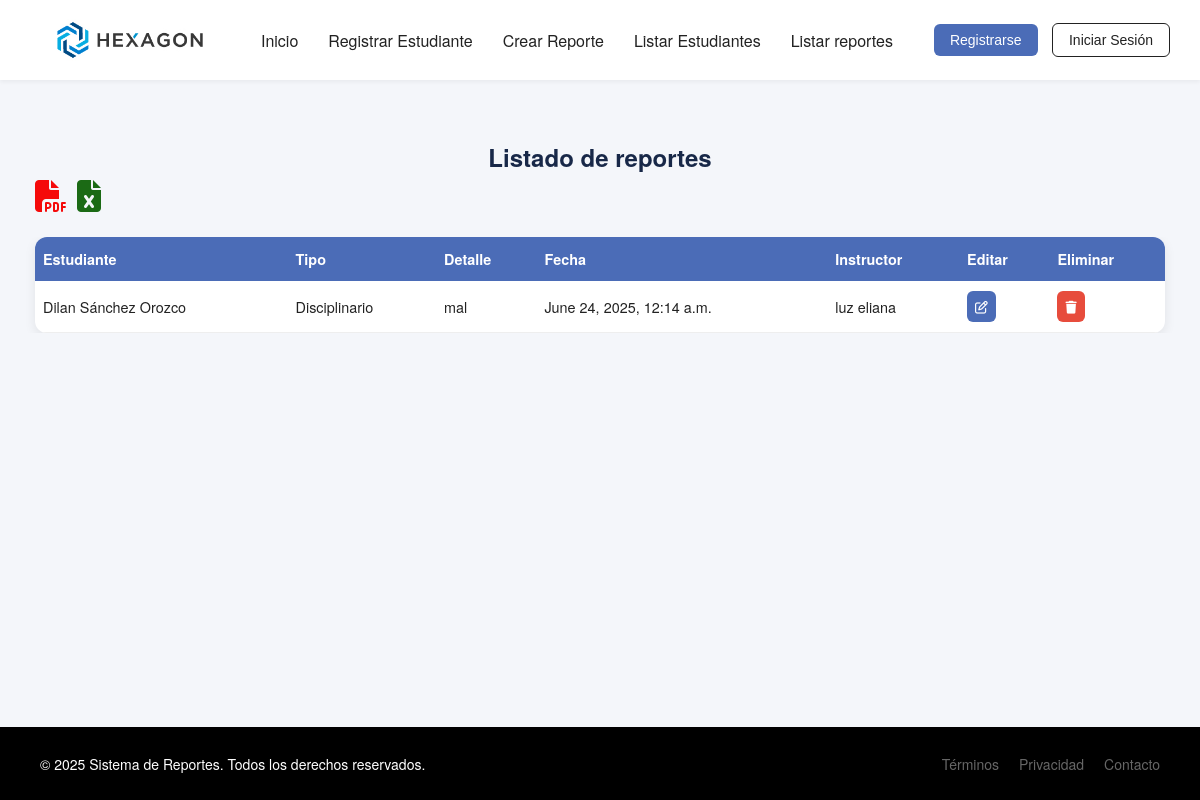
/listado_reportes/, run on the app's committed database.
### estudiantes/models.py (models this page shows, shortened)
class Reporte(models.Model):
    TIPO_REPORTE = [('Académico', 'Académico'), ('Disciplinario', 'Disciplinario')]
    estudiante = models.ForeignKey(Estudiante, on_delete=models.CASCADE)
    tipo = models.CharField(max_length=20, choices=TIPO_REPORTE)
    detalle = models.TextField()
    fecha = models.DateTimeField(auto_now_add=True)
    instructor = models.CharField(max_length=100)

class Estudiante(models.Model):
    TIPO_DOC = [('CC', 'Cédula'), ('TI', 'Tarjeta de Identidad')]
    nombre = models.CharField(max_length=100)
    apellido = models.CharField(max_length=100)
    tipo_documento = models.CharField(max_length=2, choices=TIPO_DOC)
    numero_documento = models.CharField(max_length=20)
    telefono = models.CharField(max_length=15)
    correo = models.EmailField()
    ficha = models.CharField(max_length=10)
    programa = models.CharField(max_length=100)
    horario = models.CharField(max_length=50)
    def __str__(self):
        return f"{self.nombre} {self.apellido}"

### estudiantes/views.py (the view)
# urls.py: path('listado_reportes/', views.listado_reportes, name='listado_reportes'),
def listado_reportes(request):
    reportes = Reporte.objects.all()
    return render(request, 'listado_reportes.html', {'reportes' : reportes})

### estudiantes/templates/listado_reportes.html
{% extends 'base.html' %}
{% block content %}
<h2>Listado de reportes</h2>
<div class="export-actions">
    <a href="{% url 'exportar_reportes_pdf' %}" class="btn btn-danger"><i class="fa-solid fa-file-pdf fa-2xl"
            style="color: #f50a0a;"></i></a>
    <a href="{% url 'exportar_reportes_excel' %}" class="btn btn-success"><i class="fa-solid fa-file-excel fa-2xl"
            style="color: #1b6a15;"></i></a>
</div>
<div class="table-container">
    <table class="responsive-table">
        <thead>
            <tr>
                <th>Estudiante</th>
                <th>Tipo</th>
                <th>Detalle</th>
                <th>Fecha</th>
                <th>Instructor</th>
                <th>Editar</th>
                <th>Eliminar</th>
            </tr>
        </thead>
        <tbody>
            {% for reporte in reportes %}
            <tr>
                <td>{{ reporte.estudiante }}</td>
                <td>{{ reporte.tipo }}</td>
                <td>{{ reporte.detalle }}</td>
                <td>{{ reporte.fecha }}</td>
                <td>{{ reporte.instructor }}</td>
                <td><a href="{% url 'editar_reporte' reporte.id %}" class="btn-editar"><i class="fa-regular fa-pen-to-square"></i></a></td>
                <td><a href="{% url 'eliminar_reporte' reporte.id %}" class="btn-d"><i class="fa-solid fa-trash"></i></a></td>
            </tr>
            {% endfor%}
        </tbody>
    </table>
</div>
{% endblock %}

### static/css/estilos.css (style rules this page uses)
* { margin: 0; padding: 0; box-sizing: border-box; }
:root { --color-primary: #4b6cb7; --color-secondary: #182848; --color-white: #ffffff; --color-black: #000000; --color-text: #222; --color-muted: #666; --color-background: #f4f6fa; --color-accent: #f8f9ff; --border-radius: 12px; --shadow-subtle: 0 1px 3px rgba(0, 0, 0, 0.05); --shadow-medium: 0 4px 12px rgba(0, 0, 0, 0.08); }
html, body { height: 100%; }
body { font-family: 'Helvetica Neue', Helvetica, Arial, sans-serif; background-color: var(--color-background); color: var(--color-text); display: flex; flex-direction: column; min-height: 100vh; }
.table-container { width: 100%; max-width: 1200px; margin: 30px auto; padding: 0 15px; overflow-x: auto; }
.responsive-table { width: 100%; min-width: 800px; border-collapse: collapse; background-color: var(--color-white); box-shadow: var(--shadow-medium); border-radius: var(--border-radius); overflow: hidden; }
thead { background-color: var(--color-primary); color: var(--color-white); text-align: left; }
thead th { padding: 12px 8px; font-weight: 600; font-size: 0.9rem; white-space: nowrap; }
tbody td { padding: 10px 8px; border-bottom: 1px solid #eee; color: var(--color-text); font-size: 0.9rem; }
h2 { text-align: center; margin-top: 40px; color: var(--color-secondary); }
.btn-editar, .btn-d { padding: 6px 8px; font-size: 0.8rem; border-radius: 6px; text-decoration: none; font-weight: 500; transition: background-color 0.2s ease, color 0.2s ease; display: inline-block; }
.btn-editar { background-color: var(--color-primary); color: var(--color-white); }
.btn-d { background-color: #e74c3c; color: var(--color-white); }
.export-actions { max-width: 1200px; margin: 10px auto 0; display: flex; justify-content: flex-start; align-items: center; padding: 0 15px; gap: 10px; }

### data on the page
Reporte: estudiante "Dilan Sánchez Orozco", tipo "Disciplinario", detalle "mal", fecha "June 24, 2025, 12:14 a.m.", instructor "luz eliana"
